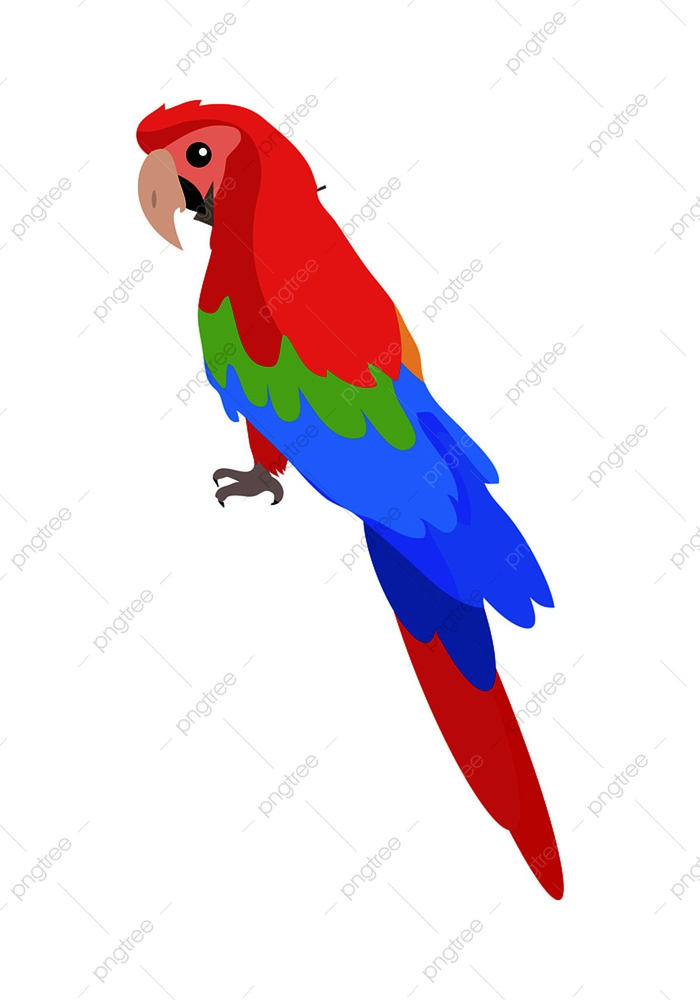
#> input picture OpenCV/opencv/code/rotate/ara.png, 700 x 1000 px, shrunk from 1200 x 1714 before the run
$ python rotate.py
#> lines starting #> are read from the running program, lines starting #| are printed output that depends on the picture
import cv2

src = cv2.imread("ara.png", cv2.IMREAD_COLOR)
#> src is the input picture: shape (1000, 700, 3); mean B, G, R 228.8, 221.8, 232.8

height, width, channel = src.shape
#> height = 1000; width = 700; channel = 3
matrix = cv2.getRotationMatrix2D((width/2, height/2), 90, 1)
dst = cv2.warpAffine(src, matrix, (width, height))
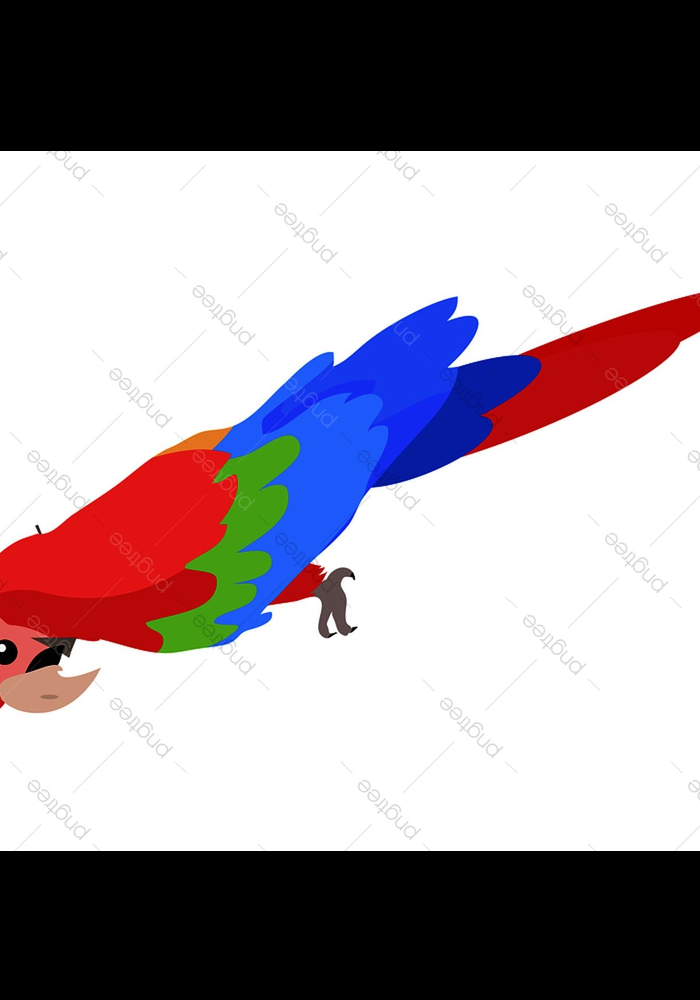
#> dst: shape (1000, 700, 3); mean B, G, R 154.9, 147.9, 157

cv2.imshow("src", src)
cv2.imshow("dst", dst)
cv2.waitKey()
cv2.destroyAllWindows()
